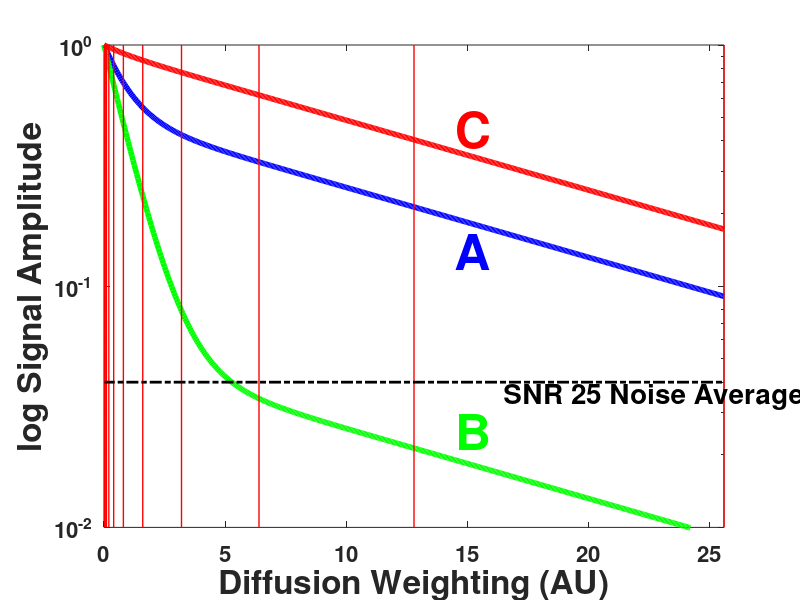

Recreate this plot in MATLAB.
% Chap3KurtHistLinePlotThreeSignals.m
% MATLAB file for plotting data in PhD thesis by Ned Charles available here http://hdl.handle.net/2123/16060
function Chap3KurtHistLinePlotThreeSignals()

% This function is for creating a log-lin plot of the range of signals that will be tested
BValueArray = [0.025, 0.05, 0.1, 0.2, 0.4, 0.8, 1.6, 3.2, 6.4, 12.8, 25.6]; % from the PLOS ONE paper + 30
BPlotValues = 0:0.05:25.6;
BDim = length(BValueArray);
ADC1 = 1.0;

% Biexp signal A (top center)
AmpA1 = 0.5;  AmpA2 = 0.5;
ADCA2 = ADC1/15.;
DecaySignalA = AmpA1.*exp(-ADC1.*BPlotValues) + AmpA2.*exp(-ADCA2.*BPlotValues);

% Biexp signal B (top right)
AmpB1 = 0.95;  AmpB2 = 0.05;
ADCB2 = ADC1/15.;
DecaySignalB = AmpB1.*exp(-ADC1.*BPlotValues) + AmpB2.*exp(-ADCB2.*BPlotValues);

% Biexp signal C (center)
AmpC1 = 0.05;  AmpC2 = 0.95;
ADCC2 = ADC1/15.;
DecaySignalC = AmpC1.*exp(-ADC1.*BPlotValues) + AmpC2.*exp(-ADCC2.*BPlotValues);

% Plot these signals
figure('Position', [50,0,1200,800]);
semilogy(BPlotValues,DecaySignalA,'LineWidth',4,'Color','b');ylim([0.01 1]);xlim([0 25.6]); hold on;
semilogy(BPlotValues,DecaySignalB,'LineWidth',4,'Color','g');
semilogy(BPlotValues,DecaySignalC,'LineWidth',4,'Color','r'); 

set(gca,'FontSize',16, 'FontWeight', 'bold');
xlabel('Diffusion Weighting (AU)', 'fontsize', 24, 'fontweight', 'bold');
ylabel('log Signal Amplitude', 'fontsize', 24, 'fontweight', 'bold');


% Add the thin b value lines
YRepValues = 0.01:0.005:1;
for i = 1:BDim
    semilogy([BValueArray(i), BValueArray(i)], [0.01, 1], 'LineWidth',1,'Color','r');
end

% Plot the SNR noise level
semilogy(BValueArray,repmat(0.04, 1, BDim),'LineWidth',2,'Color','k', 'LineStyle', '-.');

%%%%%%%%%%%%%%%%%%%%%%%%%%%%%%%%%%%%%%%%%%%%%%%%%%%%%%%%%%%%%%%%%%%%%%%%%%%%%%%%%%%%%%%%%%%%%%%%%%%%%%%%%%%%%%%%%%%%%%%%%%%%%
% Add some text explanation for all added labels/points
text(16.5,0.035,'SNR 25 Noise Average','Color','k','FontSize',20 , 'FontWeight', 'bold');
text(14.5,0.14,'A','Color','b','FontSize',36, 'FontWeight', 'bold');
text(14.5,0.025,'B','Color','g','FontSize',36, 'FontWeight', 'bold');
text(14.5,0.45,'C','Color','r','FontSize',36, 'FontWeight', 'bold');

%%%%%%%%%%%%%%%%%%%%%%%%%%%%%%%%%%%%%%%%%%%%%%%%%%%%%%%%%%%%%%%%%%%%%%%%%%%%%%%%%%%%%%%%%%%%%%%%%%%%%%%%%%%%%%%%%%%%%%%%%%%%%
function m = AddMagnitudeNoise(a, s)
m = sqrt((a + s*randn(1)).^2 + (s*randn(1)).^2);
%%%%%%%%%%%%%%%%%%%%%%%%%%%%%%%%%%%%%%%%%%%%%%%%%%%%%%%%%%%%%%%%%%%%%%%%%%%%%%%%%%%%%%%%%%%%%%%%%%%%%%%%%%%%%%%%%%%%%%%%%%%%%